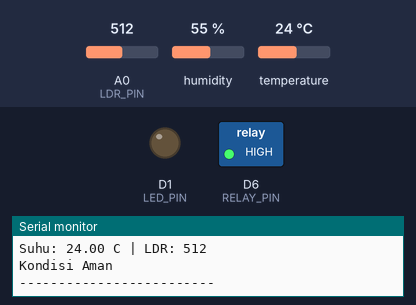
Simulated run of this sketch. Board: ESP8266 (NodeMCU). Parts: switched loads named in the sketch (green lamp = pin HIGH), output pins drawn as LEDs (lit = HIGH), the last lines printed to the serial monitor. Inputs (shaded band) come from the test bench; at power-on: temperature 24 °C, A0 (LDR_PIN) = 512, humidity 55 %.

Above: at 2.8 s.
2.9 s: temperature set to 33.3 °C
5.6 s: temperature set to 34.4 °C
At 7.4 s:
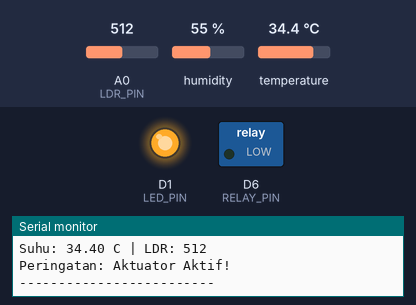
8.3 s: temperature set to 12 °C
At 10.9 s:
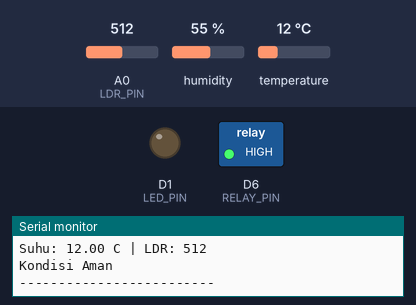
11.5 s: temperature set to 41 °C
At 12.7 s:
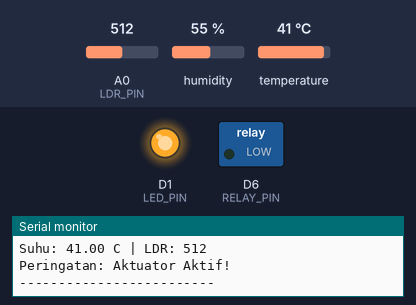
Timing chart, 0 to 14.5 s (numbered marks = the images above; inputs shaded):
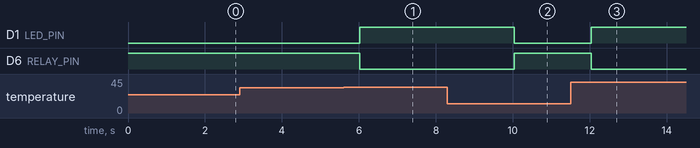

The sketch:

2.7.ino
```cpp
#include <DHT.h>

#define DHTPIN D7
#define DHTTYPE DHT22

#define LDR_PIN A0
#define RELAY_PIN D6
#define LED_PIN D1

DHT dht(DHTPIN, DHTTYPE);

void setup() {
  Serial.begin(115200);

  dht.begin();

  pinMode(RELAY_PIN, OUTPUT);
  pinMode(LED_PIN, OUTPUT);

  // Kondisi awal: relay dan LED mati
  digitalWrite(RELAY_PIN, HIGH);
  digitalWrite(LED_PIN, LOW);

  Serial.println("Smart Warehouse Started");
}

void loop() {
  // Membaca DHT22
  float suhu = dht.readTemperature();

  // Membaca LDR
  int nilaiLDR = analogRead(LDR_PIN);

  // Cek DHT22
  if (isnan(suhu)) {
    Serial.println("Gagal membaca sensor DHT22!");
    delay(2000);
    return;
  }

  // Tampilkan hasil sensor
  Serial.print("Suhu: ");
  Serial.print(suhu);
  Serial.print(" C | LDR: ");
  Serial.println(nilaiLDR);

  // Rule Engine
  if (suhu > 34 || nilaiLDR < 300) {

    digitalWrite(RELAY_PIN, LOW);
    digitalWrite(LED_PIN, HIGH);

    Serial.println("Peringatan: Aktuator Aktif!");

  } else {

    digitalWrite(RELAY_PIN, HIGH);
    digitalWrite(LED_PIN, LOW);

    Serial.println("Kondisi Aman");
  }

  Serial.println("-------------------------");

  delay(2000);
}
```

Measured:
- the behaviour switches between 34 and 34.1 °C on temperature (found by bisection; images 0 and 1)
- after the input at 5.6 s, D1 (LED_PIN): LOW → HIGH after 0.42 s; D6 (RELAY_PIN): HIGH → LOW after 0.42 s
- after the input at 8.3 s, D1 (LED_PIN): HIGH → LOW after 1.7 s; D6 (RELAY_PIN): LOW → HIGH after 1.7 s
- after the input at 11.5 s, D1 (LED_PIN): LOW → HIGH after 0.54 s; D6 (RELAY_PIN): HIGH → LOW after 0.54 s
